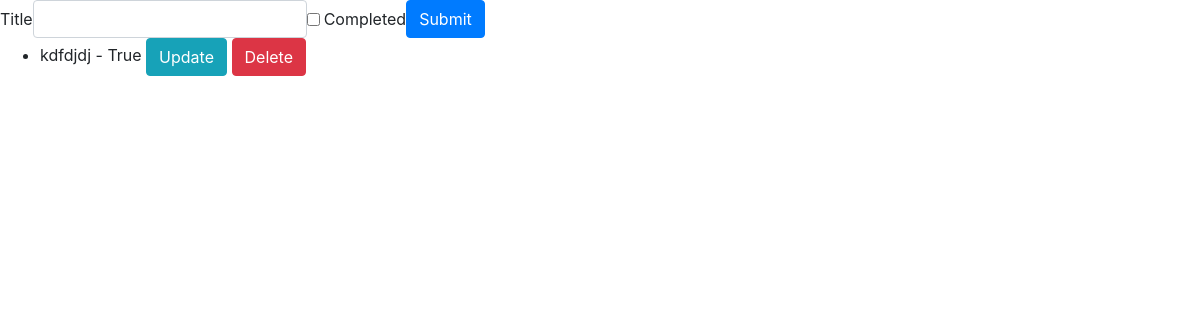
The app's page /, older data.
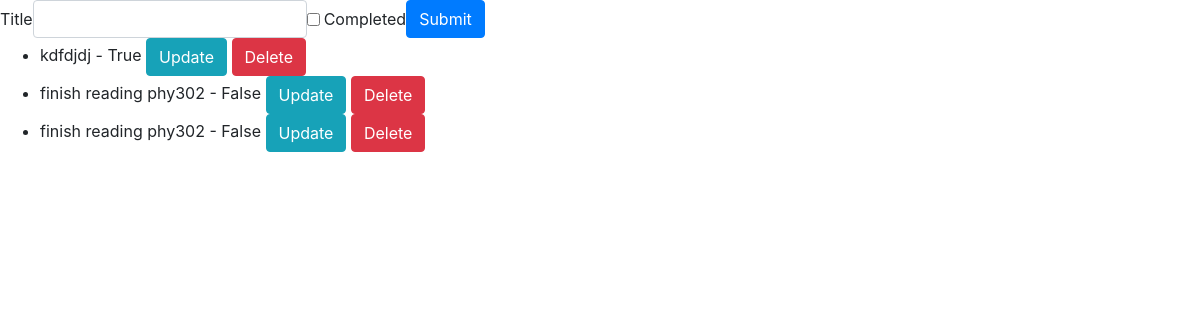
The same page, newer data.
### app/models.py (models this page shows, shortened)
class Todo(models.Model):
    title = models.CharField(max_length=200,blank=True,null = True)
    completed = models.BooleanField(default=False)

### app/views.py (the view)
# urls.py: 2. Add a URL to urlpatterns:  path('', views.home, name='home')
def home(request):
    todos =Todo.objects.all()
    form = TodoForm()
    if request.method == 'POST':
        form = TodoForm(request.POST)
        if form.is_valid:
            form.save()
    context = {
        'todos':todos,
        'form':form
    }
    return render(request,'app/home.html',context)

### app/forms.py
class TodoForm(ModelForm):
    class Meta:
        model = Todo
        fields = '__all__'

### app/templates/app/home.html (shortened to what this page needs)
{% extends 'app/base.html' %}
{% load crispy_forms_tags %}
{% block content %}
<form class="form-inline" method="post" >
   	 {{form|crispy}}
    <button type="submit" class="btn btn-primary">Submit</button>
</form>
<ul>
    {% for todo in todos %}
    <li>
    {{todo.title}} - {{todo.completed}}
        <a class="btn btn-info" href=" {% url 'update-todo' todo.id %} ">Update</a>
        <a class="btn btn-danger" href=" {% url 'delete-todo' todo.id %} ">Delete</a>
    </li>
    {% endfor %}
</ul>
{% endblock content %}

### app/templates/app/base.html (shortened to what this page needs)
<!doctype html>
<html lang="en">
  <head>
    <link rel="stylesheet" href="https://stackpath.bootstrapcdn.com/bootstrap/4.5.0/css/bootstrap.min.css">
  </head>
  <body>
    {% block content %}
    {% endblock content %}
  </body>
</html>

Row changes from the older to the newer data that the page shows:
added Todo: title "finish reading phy302", completed "False"
added Todo: title "finish reading phy302", completed "False"
